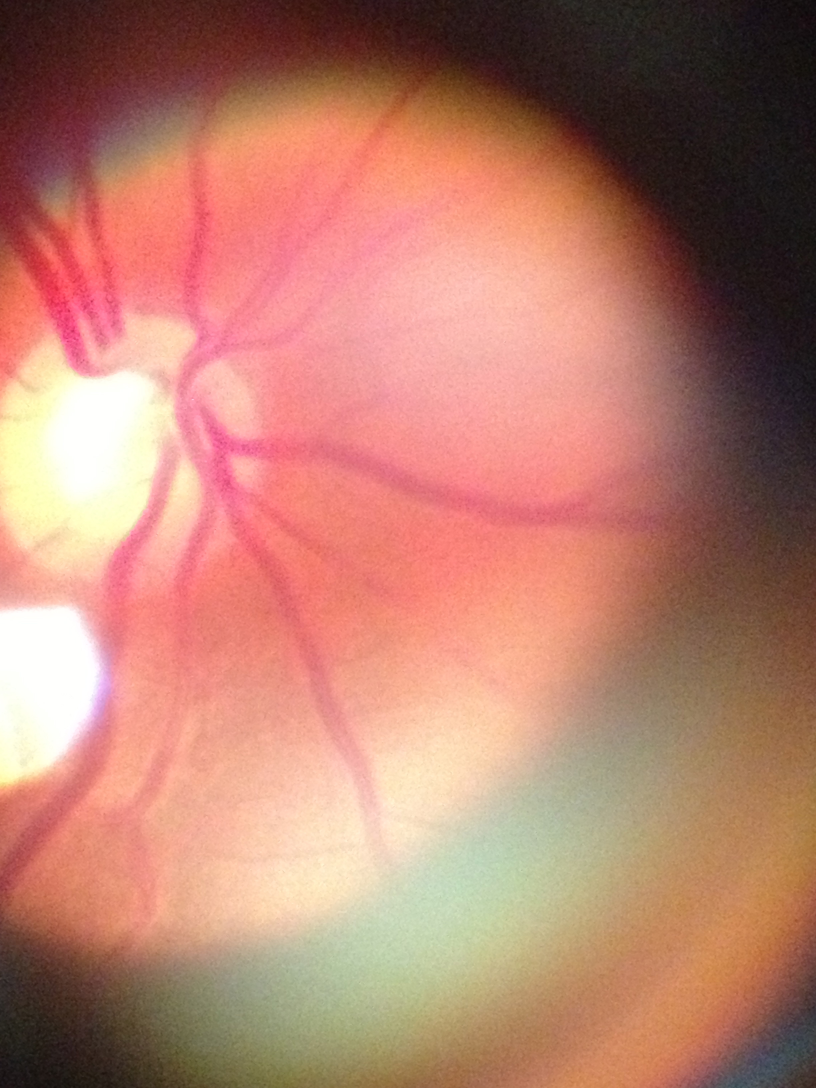
#> input picture tests/im1_2.jpg, 2448 x 3264 px, found by its file name (shown at 1/3 size)
$ python asift2.py ../im1_2.jpg   (older library calls are emulated)
#> lines starting #> are read from the running program, lines starting #| are printed output that depends on the picture
### tests/deprecated/asift.py
#!/usr/bin/env python

'''
Affine invariant feature-based image matching sample.

This sample is similar to find_obj.py, but uses the affine transformation
space sampling technique, called ASIFT [1]. While the original implementation
is based on SIFT, you can try to use SURF or ORB detectors instead. Homography RANSAC
is used to reject outliers. Threading is used for faster affine sampling.

[1] http://www.ipol.im/pub/algo/my_affine_sift/

USAGE
  asift.py [--feature=<sift|surf|orb>[-flann]] [ <image1> <image2> ]

  --feature  - Feature to use. Can be sift, surf of orb. Append '-flann' to feature name
                to use Flann-based matcher instead bruteforce.

  Press left mouse button on a feature point to see its matching point.

  Example: $python asift.py --feature=sift-flann im1_1.jpg im1_2.jpg

EDIT: This code has been obtained from OpenCV examples and modified by Davtoh 15/04/2015.
      e-mail: davsamirtor@hotmail.com ; davsamirtor@gmail.com
      Documentation has been expanded for better understanding of ASIFT implementation
      explained at http://www.ipol.im/pub/algo/my_affine_sift/
'''
from __future__ import division
from __future__ import print_function
from __future__ import absolute_import

from builtins import zip
from past.utils import old_div
import itertools as it
from multiprocessing.pool import ThreadPool

import cv2
import numpy as np

from .common import Timer
from .find_obj import init_feature, filter_matches, explore_match


# [30 lines left out: function affine_skew, not called in this run]


def affine_detect(detector, img, mask=None, pool=None):
    '''
    affine_detect(detector, img, mask=None, pool=None) -> keypoints, descrs

    Apply a set of affine transormations to the image, detect keypoints and
    reproject them into initial image coordinates.
    See http://www.ipol.im/pub/algo/my_affine_sift/ for the details.

    ThreadPool object may be passed to speedup the computation.
    '''
    #bulding parameters of tilt and rotation variations
    params = [(1.0, 0.0)]
    #phi rotations for t tilts of the image
    for t in 2**(0.5*np.arange(1,6)):
        for phi in np.arange(0, 180, old_div(72.0, t)):
            params.append((t, phi))

    # [12 lines left out: function f, not called in this run]
    keypoints, descrs = [], []
    if pool is None:
        ires = it.imap(f, params)
    else:
        ires = pool.imap(f, params)
    for i, (k, d) in enumerate(ires):
        print('affine sampling: %d / %d\r' % (i+1, len(params)), end=' ')
        keypoints.extend(k)
        descrs.extend(d)
    print("")
    return keypoints, np.array(descrs)

# [53 lines that do not run on import are left out]
    # http://opencv-python-tutroals.readthedocs.org/en/latest/py_tutorials/py_feature2d/py_matcher/py_matcher.html

### tests/deprecated/common.py
#!/usr/bin/env python

'''
This module contais some common routines used by other samples.
'''
from __future__ import division
from __future__ import print_function

from builtins import zip
from builtins import map
from past.utils import old_div
from builtins import object
import numpy as np
import cv2
import os
from contextlib import contextmanager
import itertools as it
from functools import reduce

image_extensions = ['.bmp', '.jpg', '.jpeg', '.png', '.tif', '.tiff', '.pbm', '.pgm', '.ppm']

class Bunch(object):
    def __init__(self, **kw):
        self.__dict__.update(kw)
    def __str__(self):
        return str(self.__dict__)

# [4 lines left out: function splitfn, not called in this run]

def anorm2(a):
    return (a*a).sum(-1)
def anorm(a):
    return np.sqrt( anorm2(a) )

# [44 lines left out: functions homotrans, to_rect, rect2rect_mtx, lookat, mtx2rvec, draw_str, not called in this run]

class Sketcher(object):
    # [8 lines left out: function __init__, not called in this run]

    def show(self):
        cv2.imshow(self.windowname, self.dests[0])

    # [12 lines left out: function on_mouse, not called in this run]


# palette data from matplotlib/_cm.py
_jet_data =   {'red':   ((0., 0, 0), (0.35, 0, 0), (0.66, 1, 1), (0.89,1, 1),
                         (1, 0.5, 0.5)),
               'green': ((0., 0, 0), (0.125,0, 0), (0.375,1, 1), (0.64,1, 1),
                         (0.91,0,0), (1, 0, 0)),
               'blue':  ((0., 0.5, 0.5), (0.11, 1, 1), (0.34, 1, 1), (0.65,0, 0),
                         (1, 0, 0))}

cmap_data = { 'jet' : _jet_data }

# [14 lines left out: function make_cmap, not called in this run]

def nothing(*arg, **kw):
    pass

def clock():
    return old_div(cv2.getTickCount(), cv2.getTickFrequency())

@contextmanager
def Timer(msg):
    print(msg, '...', end=' ')
    start = clock()
    try:
        yield
    finally:
        print("%.2f ms" % ((clock()-start)*1000))

class StatValue(object):
    def __init__(self, smooth_coef = 0.5):
        self.value = None
        self.smooth_coef = smooth_coef
    # [6 lines left out: function update, not called in this run]

class RectSelector(object):
    # [30 lines left out: functions __init__, onmouse, draw, not called in this run]
    @property
    def dragging(self):
        return self.drag_rect is not None


# [17 lines left out: functions grouper, mosaic, not called in this run]

def getsize(img):
    h, w = img.shape[:2]
    return w, h

def mdot(*args):
    return reduce(np.dot, args)

# [4 lines left out: function draw_keypoints, not called in this run]

### tests/deprecated/find_obj.py
#!/usr/bin/env python

'''
Feature-based image matching sample.

USAGE
  find_obj.py [--feature=<sift|surf|orb>[-flann]] [ <image1> <image2> ]

  --feature  - Feature to use. Can be sift, surf of orb. Append '-flann' to feature name
                to use Flann-based matcher instead bruteforce.

  Press left mouse button on a feature point to see its matching point.
'''
from __future__ import print_function

from builtins import zip
import cv2
import numpy as np

from tests.deprecated.common import anorm

FLANN_INDEX_KDTREE = 1  # bug: flann enums are missing
FLANN_INDEX_LSH    = 6


def init_feature(name):
    """
    This function takes parameters from a command to initialize a detector and matcher
    :param name: "<sift|surf|orb>[-flann]" (str) Ex: "sift-flann"
    :return: detector, matcher
    """
    chunks = name.split('-')
    if chunks[0] == 'sift':
        detector = cv2.SIFT()  # Scale-invariant feature transform
        norm = cv2.NORM_L2  # distance measurement to be used
    elif chunks[0] == 'surf':
        detector = cv2.SURF(800)  # Hessian Threshold to 800
        norm = cv2.NORM_L2  # distance measurement to be used
    elif chunks[0] == 'orb':
        detector = cv2.ORB(400)  # binary string based descriptors
        norm = cv2.NORM_HAMMING  # Hamming distance
    else:
        return None, None
    if 'flann' in chunks:  # FLANN based Matcher
        if norm == cv2.NORM_L2:  # for SIFT ans SURF
            flann_params = dict(algorithm = FLANN_INDEX_KDTREE, trees = 5)
        else:  # for ORB
            flann_params= dict(algorithm = FLANN_INDEX_LSH,
                               table_number = 6, # 12
                               key_size = 12,     # 20
                               multi_probe_level = 1) #2
        matcher = cv2.FlannBasedMatcher(flann_params, {})  # bug : need to pass empty dict (#1329)
    else:  # brute force matcher
        matcher = cv2.BFMatcher(norm)
    return detector, matcher


# [102 lines left out: functions filter_matches, explore_match, not called in this run]

# [42 lines that do not run on import are left out]

### tests/deprecated/asift2.py
from __future__ import division
from __future__ import print_function
from __future__ import absolute_import
from builtins import zip
from past.utils import old_div


from .asift import affine_detect, init_feature, filter_matches, explore_match
from .common import Timer
from tests.tesisfunctions import Plotim,overlay
import sys

import numpy as np
import cv2
from multiprocessing.pool import ThreadPool

# [34 lines left out: functions scaled2realfunc, hs2hr, not called in this run]

def getmask(img,thresh=4,maximum=1):
    ret,thresh1 = cv2.threshold(img,thresh,maximum,cv2.THRESH_BINARY)
    ret,thresh2 = cv2.threshold(img,thresh,maximum,cv2.THRESH_BINARY_INV)


if __name__ == '__main__':

    #getting commands from command pront
    import getopt
    opts, args = getopt.getopt(sys.argv[1:], '', ['feature='])
    opts = dict(opts)
    feature_name = opts.get('--feature', 'sift-flann') #default is 'sift-flann'
    #feature_name = 'sift-flann'
    try: fn1, fn2 = args
    except:
        pass
    fn1 = r'im1_2.jpg'
    fn2 = r'im1_1.jpg'
    #fn1 = r'im5_1.jpg'
    #fn2 = r'im5_3.jpg'

    fore = cv2.imread(fn1)
#> fore is the input picture: shape (3264, 2448, 3); mean B, G, R 110.8, 127.7, 184.1
    back = cv2.imread(fn2)
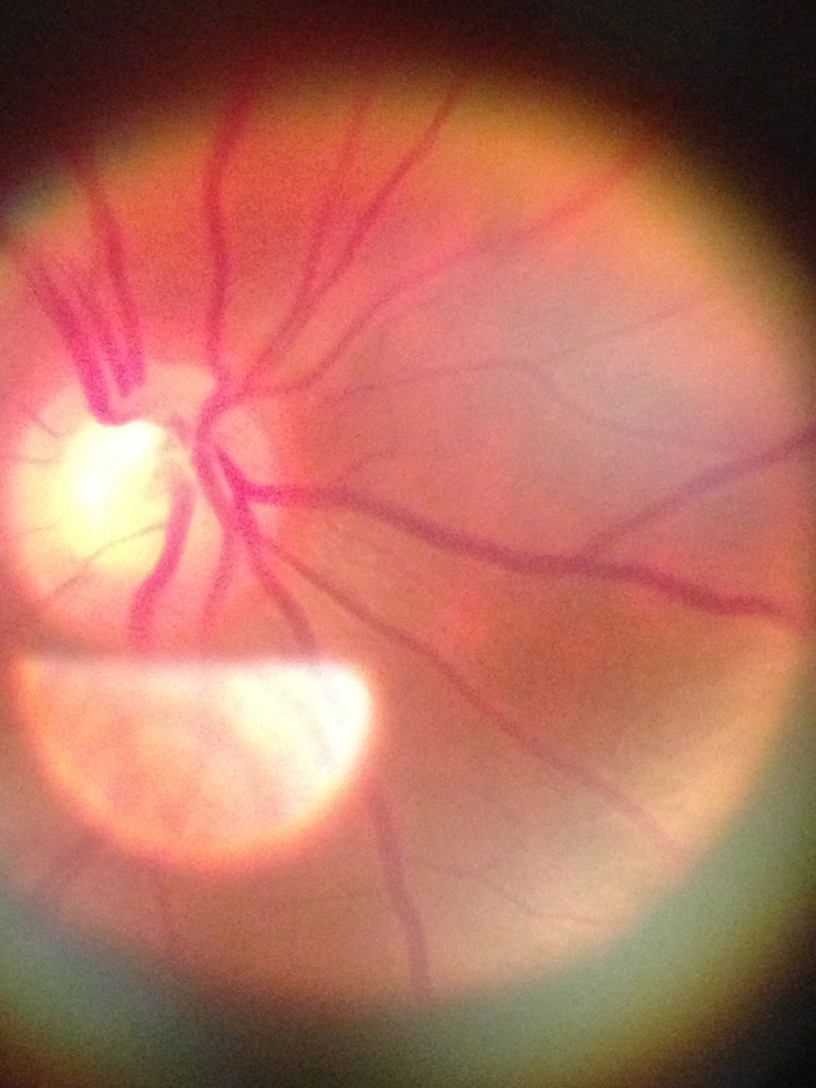
#> input picture tests/im1_1.jpg, 2448 x 3264 px, found by its file name (shown at 1/3 size)
#> back is the input picture: shape (3264, 2448, 3); mean B, G, R 95.2, 112.4, 180.2
    rzyf = 900
    rzxf = 900
    rzyb = 900
    rzxb = 900
    imgf = cv2.resize(cv2.imread(fn1, 0), (rzxf, rzyf))
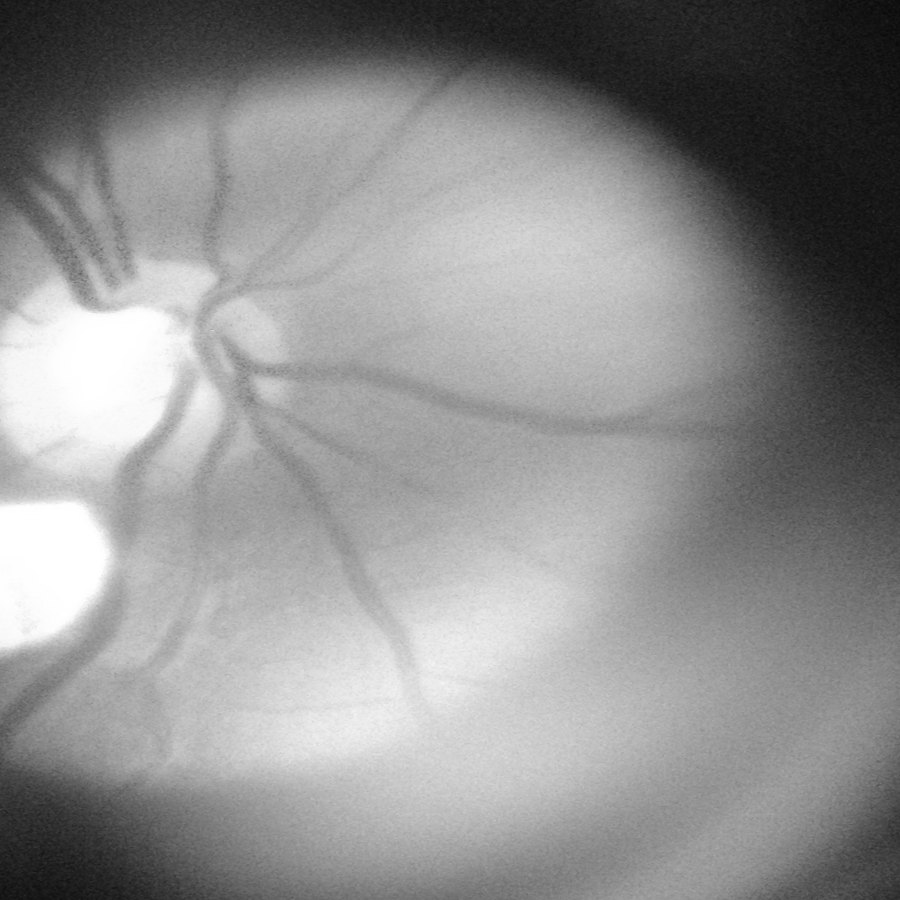
#> imgf: shape (900, 900); min 9, max 255, mean 142.5
    imgb = cv2.resize(cv2.imread(fn2, 0), (rzxb, rzyb))
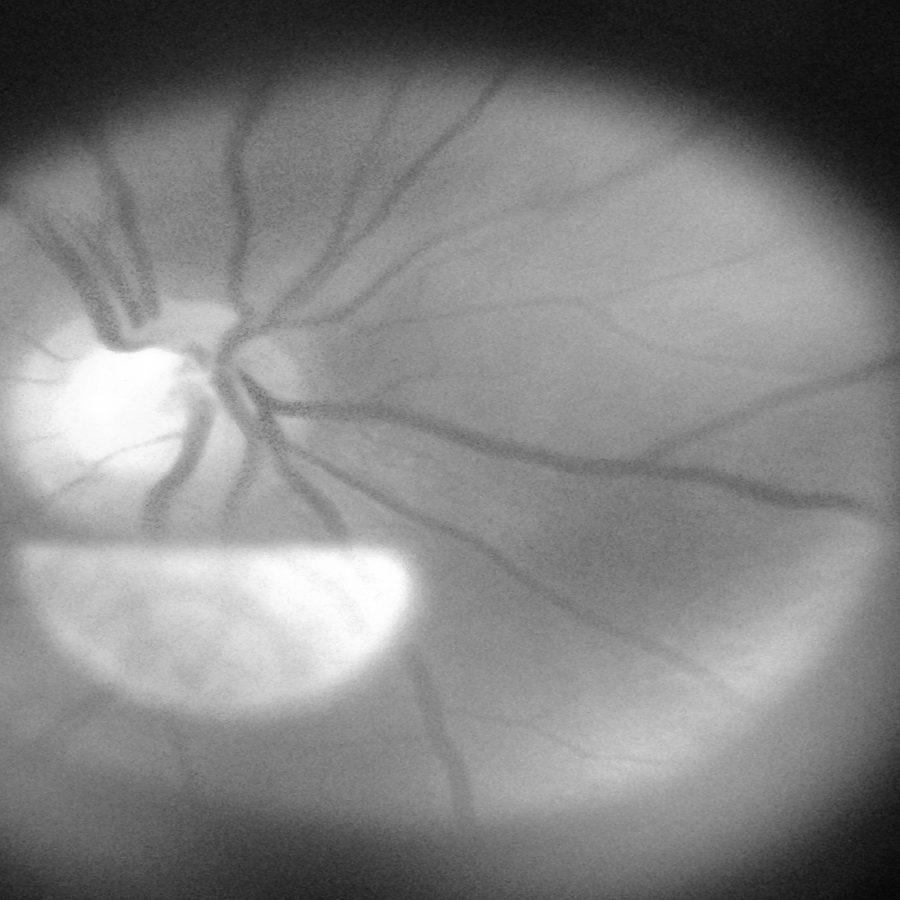
#> imgb: shape (900, 900); min 6, max 255, mean 130.6

    detector, matcher = init_feature(feature_name)
    if detector != None:
        print('using', feature_name)
    else:
        print('unknown feature:', feature_name)
        sys.exit(1)

    pool=ThreadPool(processes = cv2.getNumberOfCPUs())
#> (the run stopped early here; a loop or call above may not have finished)
